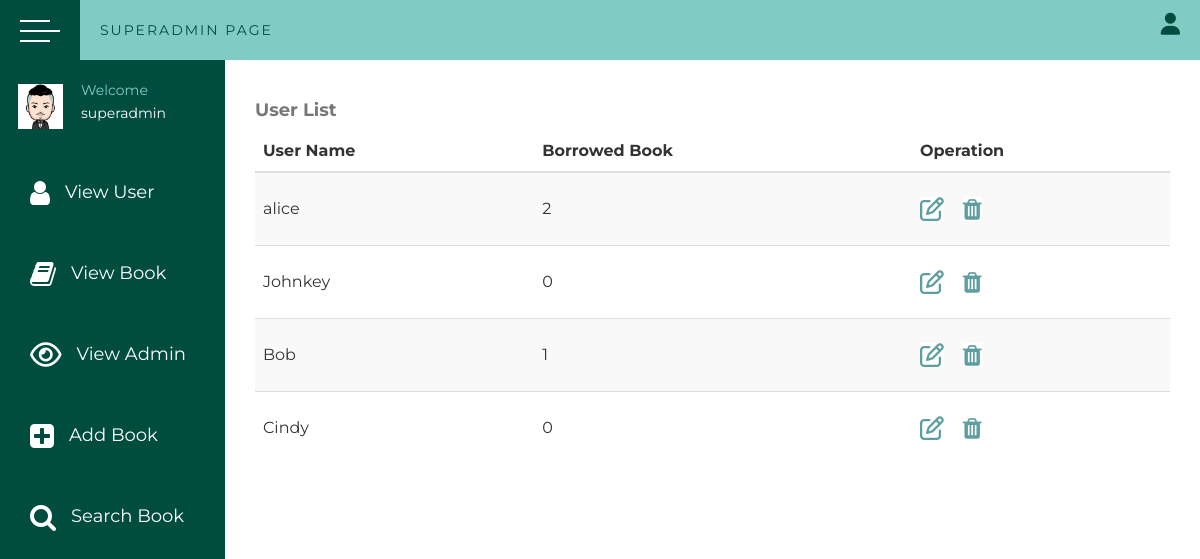
Screenshot of /userListForSupAdmin with the database file from the repository.
### app/models.py (models this page shows, shortened)
class User(UserMixin, db.Model):
    __tablename__ = 'User'
    id = db.Column(db.Integer, primary_key=True)
    userName = db.Column(db.String(200), index=True, unique=True)
    password_hash = db.Column(db.String(128))
    bookCount = db.Column(db.Integer)
    criminalRecord = db.Column(db.Integer)
    firstBorrowBookId = db.Column(db.Integer)
    secondBorrowBookId = db.Column(db.Integer)
    thirdBorrowBookId = db.Column(db.Integer)
    @property
    def password(self):
        raise AttributeError('password is not a readable attribute')

### app/views.py (the view)
@app.route('/userListForSupAdmin')
def userListForSupAdmin():
    app.logger.info('info log')
    users = User.query.all()
    for user in users:
        if user.bookCount is None:
            user.bookCount = 0
    return render_template('userListForSupAdmin.html',
                           users=users,
                           supadminname='superadmin')

### app/templates/userListForSupAdmin.html (shortened to what this page needs)
{% extends 'superAdminBasePage.html' %}
{% block userlist %}
    <table class="table table-striped" style="font-family: Arial; font-size: medium">
        <caption style="font-size: large; font-weight: bold">User List</caption>
        <thead>
        <tr>
            <th>User Name</th>
            <th>Borrowed Book</th>
            <th>Operation</th>
        </tr>
        </thead>
        <tbody>
        {% for user in users %}
            <tr>
                <td style="line-height: 350%">{{ user.userName }}</td>
                <td style="line-height: 350%">{{ user.bookCount }}</td>
                <td style="line-height: 350%">
                    <a href="/supAdminEditUser/{{ user.id }}" type="submit" class="fa fa-edit"
                       style="background-color: white;color: cadetblue;border-color: white;
                       font-size: 24px;display: inline-block; vertical-align: middle;">
                    </a>
                    <a href="/deleteUserForSupAdmin/{{ user.id }}" type="submit" class="fa fa-trash" onclick="con()"
                       style="background-color: white;color: cadetblue;border-color: white;margin-left: 6%;
                       font-size: 24px;display: inline-block; vertical-align: middle;">
                    </a>
                </td>
            </tr>
        {% endfor %}
        </tbody>
    </table>
{% endblock %}

### app/static/secondBaseStyles.css (style rules this page uses)
* { margin: 0; padding: 0; list-style: none; box-sizing: border-box; text-decoration: none; font-family: 'Montserrat', sans-serif; }

### rows the page displays
User: userName "alice", bookCount "2"
User: userName "Johnkey", bookCount "0"
User: userName "Bob", bookCount "1"
User: userName "Cindy", bookCount "0"

### other values shown
{{ supadminname }} "superadmin"
